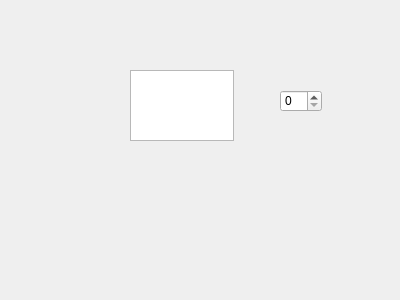
<?xml version="1.0" encoding="UTF-8"?>
<ui version="4.0">
 <class>Widget</class>
 <widget class="QWidget" name="Widget">
  <property name="geometry">
   <rect>
    <x>0</x>
    <y>0</y>
    <width>400</width>
    <height>300</height>
   </rect>
  </property>
  <property name="windowTitle">
   <string>Widget</string>
  </property>
  <widget class="QTextEdit" name="textEdit">
   <property name="geometry">
    <rect>
     <x>130</x>
     <y>70</y>
     <width>104</width>
     <height>71</height>
    </rect>
   </property>
  </widget>
  <widget class="QSpinBox" name="spinBox">
   <property name="geometry">
    <rect>
     <x>280</x>
     <y>90</y>
     <width>42</width>
     <height>22</height>
    </rect>
   </property>
  </widget>
 </widget>
 <layoutdefault spacing="6" margin="11"/>
 <resources/>
 <connections/>
</ui>
